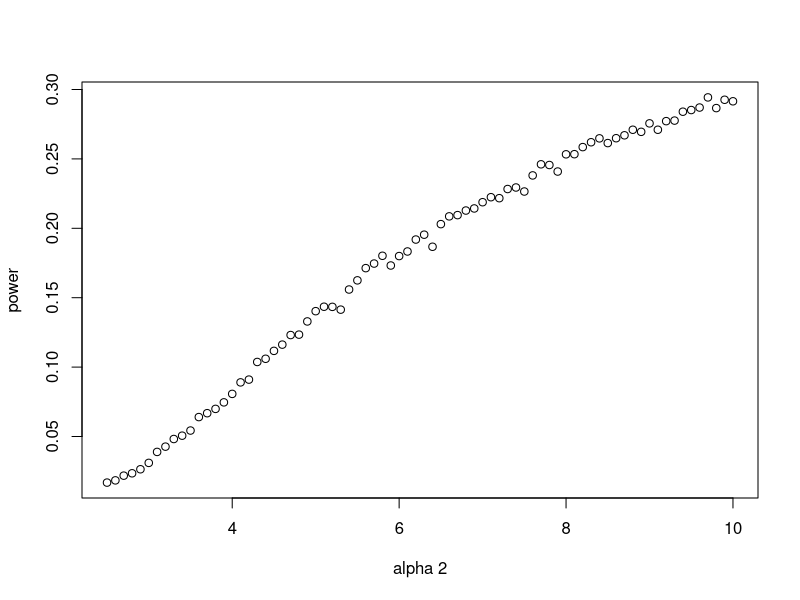
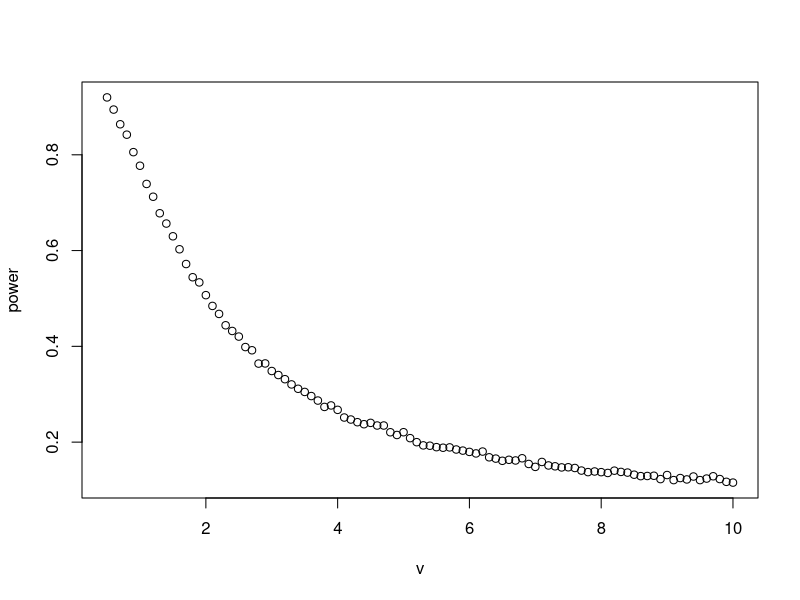
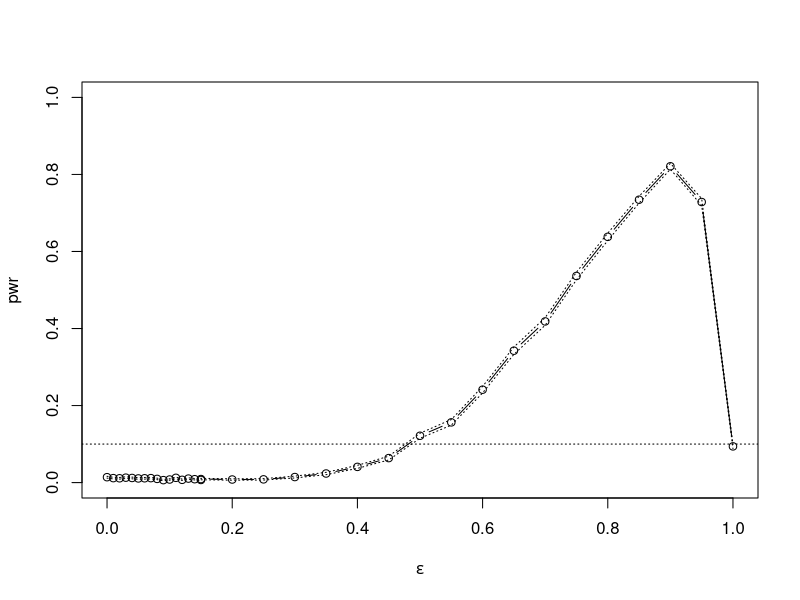
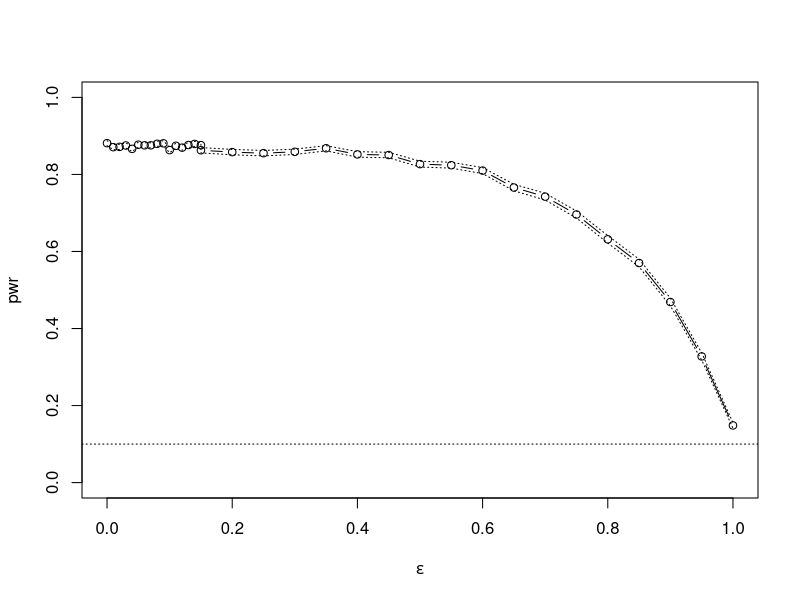

Here is the R script that generated these plots, in order:
## ---- chunk 1
knitr::opts_chunk$set(echo = TRUE)
## ---- chunk 2
set.seed(1107)
sk <- function(x) {
  #computes the sample skewness 
  xbar <- mean(x) 
  m3 <- mean((x - xbar)^3) 
  m2 <- mean((x - xbar)^2) 
  return(m3 / m2^1.5) 
} 
Powersktest1 <- function(a){
  n <- 20 #sample sizes
  cv <- qnorm(.975, 0, sqrt(6*(n-2)/(n+1)/(n+3))) 
  #crit. values for each n
  p.reject <- numeric(length(a)) #to store sim. results 
  m <- 10000 #num. repl. each sim.
  for (i in 1:length(a)) { 
    sktests <- numeric(m) #test decisions 
    for (j in 1:m) { 
      x <- rbeta(n,2,a[i]) #test decision is 1 (reject) or 0
      sktests[j] <- as.integer(abs(sk(x)) >= cv) 
      } 
    p.reject[i] <- mean(sktests) #proportion rejected 
    }
return(p.reject)
}
a <- seq(2.5,10,.1)
plot(cbind('alpha 2'=a,'power'=Powersktest1(a)))
## ---- chunk 3
Powersktest2 <- function(a2){
  a1 <- 2
  n <- 20 #sample sizes
  cv <- qnorm(.975, 0, sqrt(6*(n-2)/(n+1)/(n+3))) #crit. values for each n
  p.reject <- numeric(length(v)) #to store sim. results 
  m <- 10000 #num. repl. each sim.
  for (i in 1:length(v)) { 
    sktests <- numeric(m) #test decisions 
    for (j in 1:m) { 
      x <- rt(n,v[i]) #test decision is 1 (reject) or 0
      sktests[j] <- as.integer(abs(sk(x)) >= cv) 
      } 
    p.reject[i] <- mean(sktests) #proportion rejected 
    }
return(p.reject)
}

v <- seq(0.5,10,.1)
plot(cbind(v,'power'=Powersktest2(v)))
## ---- chunk 4
alpha <- .1 
n <- 30 
m <- 2500 
epsilon <- c(seq(0, .15, .01), seq(.15, 1, .05)) 
N <- length(epsilon) 
pwr <- numeric(N) #critical value for the skewness test 
cv <- qnorm(1-alpha/2, 0, sqrt(6*(n-2) / ((n+1)*(n+3))))
for (j in 1:N) { 
  #for each epsilon 
  e <- epsilon[j] 
  sktests <- numeric(m) 
  for (i in 1:m) { 
    #for each replicate 
    a <- sample(c(1, 500), replace = TRUE, size = n, prob = c(1-e, e)) 
    x <- rbeta(n, a, a) 
    sktests[i] <- as.integer(abs(sk(x)) >= cv) 
    } 
  pwr[j] <- mean(sktests) } 
#plot power vs epsilon 
plot(epsilon, pwr, type = "b", xlab = bquote(epsilon), ylim = c(0,1)) 
abline(h = .1, lty = 3) 
se <- sqrt(pwr * (1-pwr) / m) 
#add standard errors 
lines(epsilon, pwr+se, lty = 3) 
lines(epsilon, pwr-se, lty = 3)
## ---- chunk 5
alpha <- .1 
n <- 30 
m <- 2500 
epsilon <- c(seq(0, .15, .01), seq(.15, 1, .05)) 
N <- length(epsilon) 
pwr <- numeric(N) #critical value for the skewness test 
cv <- qnorm(1-alpha/2, 0, sqrt(6*(n-2) / ((n+1)*(n+3))))
for (j in 1:N) { 
  #for each epsilon 
  e <- epsilon[j] 
  sktests <- numeric(m) 
  for (i in 1:m) { 
    #for each replicate 
    v <- sample(c(1, 20), replace = TRUE, size = n, prob = c(1-e, e)) 
    x <- rt(n, v) 
    sktests[i] <- as.integer(abs(sk(x)) >= cv) 
    } 
  pwr[j] <- mean(sktests) } 
#plot power vs epsilon 
plot(epsilon, pwr, type = "b", xlab = bquote(epsilon), ylim = c(0,1)) 
abline(h = .1, lty = 3) 
se <- sqrt(pwr * (1-pwr) / m) 
#add standard errors 
lines(epsilon, pwr+se, lty = 3) 
lines(epsilon, pwr-se, lty = 3)
## ---- chunk 6
t1e <- numeric(3)
n <- 200 
m <- 1000 
## ---- chunk 7
pvalues <- replicate(m, expr = { 
  #simulate under alternative mu1 
  x <- rchisq(n, df = 1) 
  ttest <- t.test(x, alternative = "two.sided", mu = 1) 
  ttest$p.value     
  })
t1e[1] <- mean(pvalues <= .05) 
t1e[1]
## ---- chunk 8
pvalues <- replicate(m, expr = { 
  #simulate under alternative mu1 
  x <- runif(n, max = 2,min = 0) 
  ttest <- t.test(x, alternative = "two.sided", mu = 1) 
  ttest$p.value     
  })
t1e[2] <- mean(pvalues <= .05) 
t1e[2]
## ---- chunk 9
pvalues <- replicate(m, expr = { 
  #simulate under alternative mu1 
  x <- rexp(n, rate = 1) 
  ttest <- t.test(x, alternative = "two.sided", mu = 1) 
  ttest$p.value     
  })
t1e[3] <- mean(pvalues <= .05) 
t1e[3]
## ---- chunk 10
distribution <- c('chisq(1)','unif(0,2)','exp(1)')
rbind(distribution,'type 1 error' = t1e)
